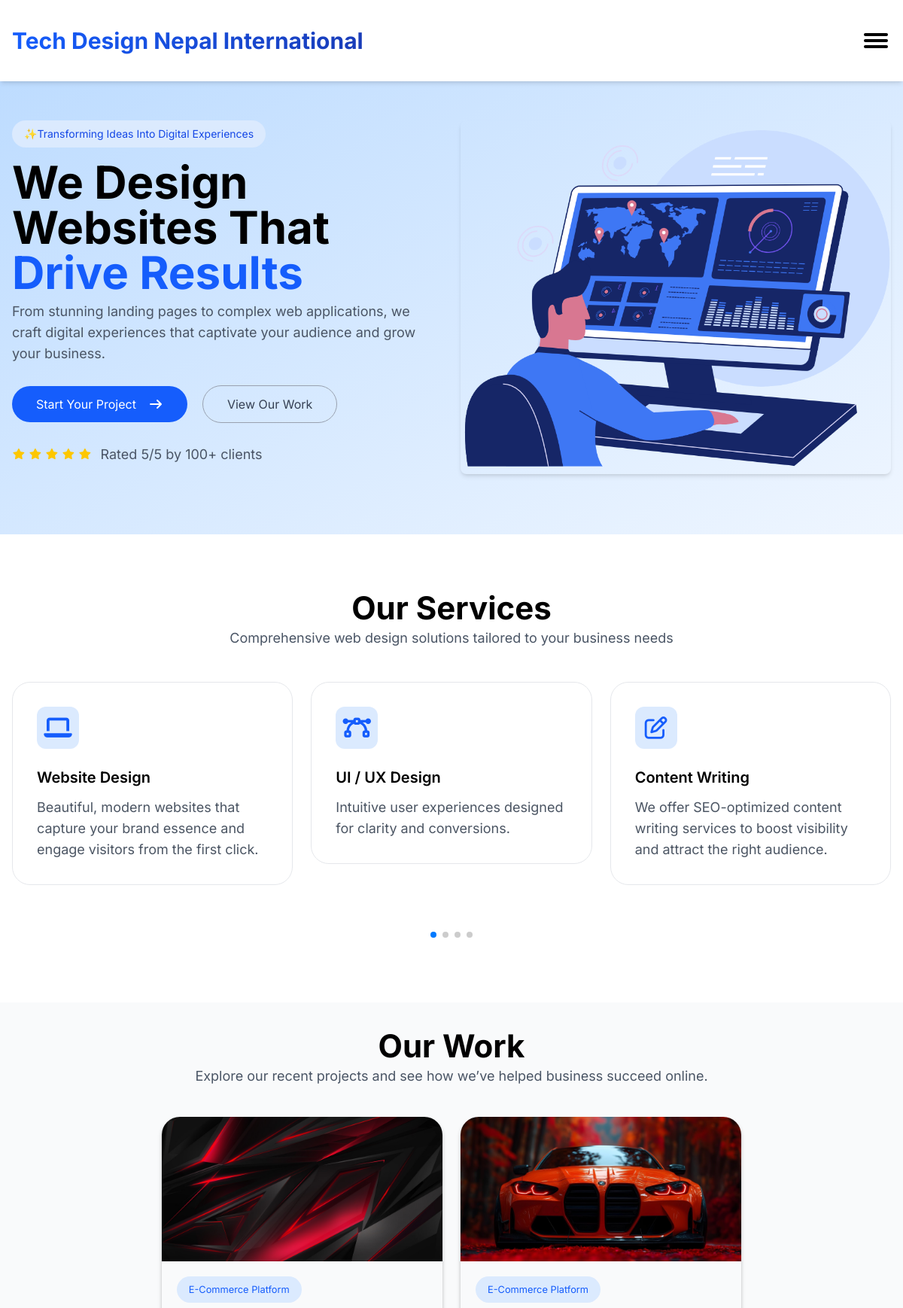
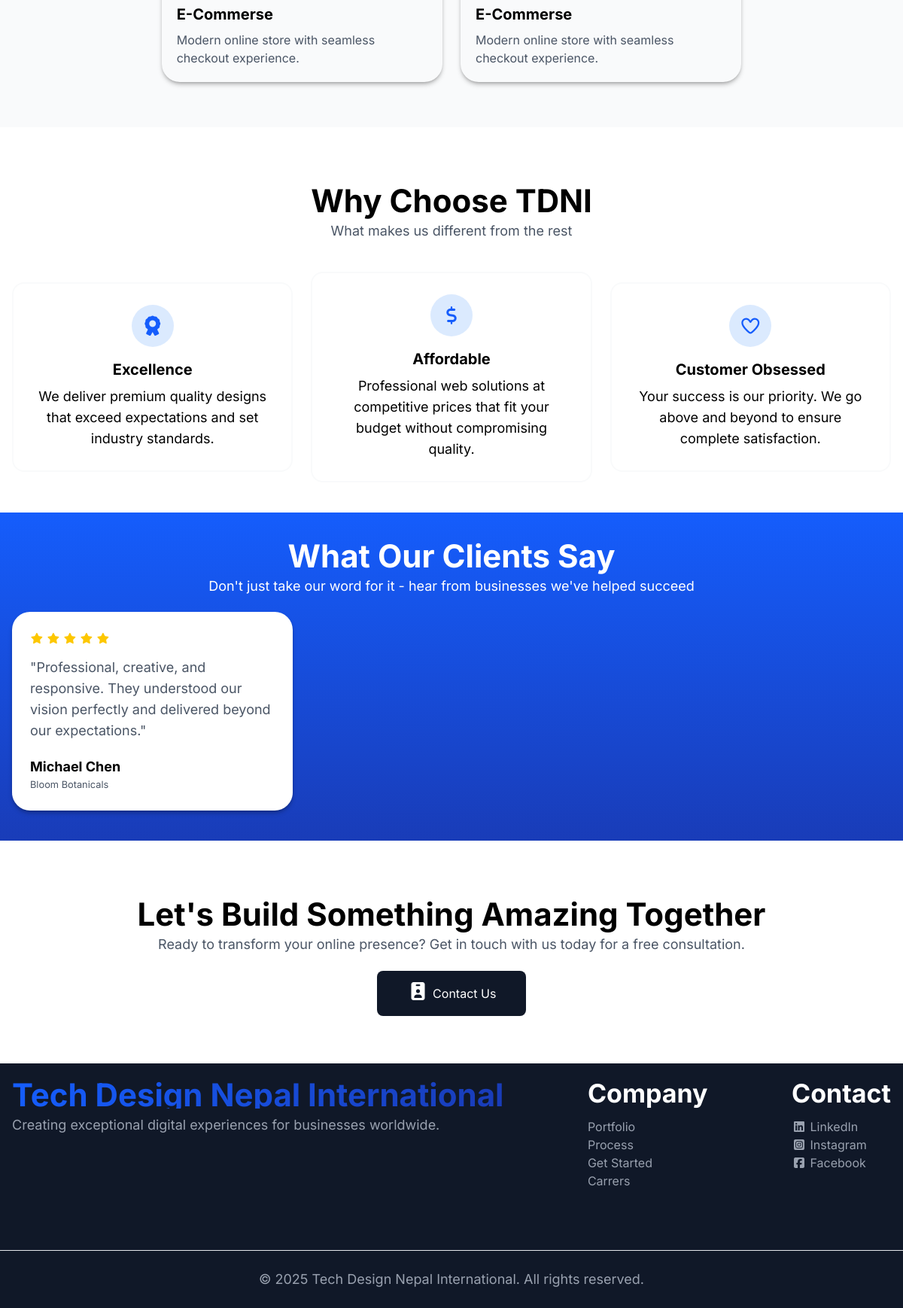
The page / on the database its author committed (2 pictures, top to bottom).
### CoreApp/models.py (models this page shows, shortened)
class Service(models.Model):
    title = models.CharField(max_length=120)
    description = models.TextField()
    icon = models.CharField(max_length=100, help_text="FontAwesome class")
    animation = models.CharField(max_length=100, blank=True, help_text="Optional animation class")
    is_active = models.BooleanField(default=True)

class Portfolio(models.Model):
    title = models.CharField(max_length=150)
    category = models.CharField(max_length=100)
    description = models.TextField()
    image = models.ImageField(upload_to='portfolio/')
    website_url = models.URLField(help_text="Live website link")
    is_active = models.BooleanField(default=True)

class WhyChooseUs(models.Model):
    title = models.CharField(max_length=120)
    description = models.TextField()
    icon = models.CharField(max_length=100)
    animation = models.CharField(max_length=100, blank=True)
    is_active = models.BooleanField(default=True)

class Review(models.Model):
    name = models.CharField(max_length=120)
    company = models.CharField(max_length=120)
    message = models.TextField()
    rating = models.IntegerField(validators=[MinValueValidator(1), MaxValueValidator(5)])
    is_approved = models.BooleanField(default=False)
    created_at = models.DateTimeField(default=timezone.now)

### CoreApp/views.py (the view)
# urls.py: path('', views.home, name='home'),
def home(request):
    services = Service.objects.filter(is_active=True)
    portfolios = Portfolio.objects.filter(is_active=True)
    whychoose = WhyChooseUs.objects.filter(is_active=True)
    reviews = Review.objects.filter(is_approved=True)
    context = {
        "services": services,
        "portfolios": portfolios,
        "whychoose": whychoose,
        "reviews": reviews,
    }
    return render(request, "main/home.html", context)

### CoreApp/templates/main/home.html (shortened to what this page needs)
{% extends 'partial/base.html' %}
{% load static %}
{% block content %}
<section id="hero" class="pt-20 bg-gradient-to-br from-primary-100/40 to-light-grayish-blue-50">
  <div class="container py-20">
    <div class="flex flex-wrap gap-6">
      <div class="max-lg:w-full lg:w-[calc(50%-12px)]">
        <div class="[&_small]:py-2 [&_small]:px-4 text-center sm:text-center md:text-start [&_p]:text-light-grayish-blue-300 [&_small]:bg-light-grayish-blue [&_small]:text-sm [&_small]:inline-block [&_small]:text-center [&_small]:text-primary-300 [&_small]:rounded-full [&_h1]:mt-4 [&_span]:text-primary [&_small]:capitalize [&_h1]:capitalize mb-4 sm:mb-5 md:mb-7 sm:flex sm:justify-center sm:items-start sm:flex-col w-full sm:w-full md:w-auto">
          <small>✨Transforming Ideas into Digital Experiences</small>
          <h1>We Design Websites That <span>Drive Results</span></h1>
          <p>From stunning landing pages to complex web applications, we craft digital experiences that captivate your audience and grow your business.</p>
        </div>
        <div class="flex flex-wrap gap-5 w-full mb-4 items-center">
          <a href="#" class="btn btn-primary">Start Your Project <i class="fa-solid fa-arrow-right"></i></a>
          <a href="#" class="btn btn-secondary">View Our Work</a>
        </div>
        <div class="py-3 flex flex-wrap gap-x-3 items-center [&_p]:text-light-grayish-blue-300">
          <div class="max-sm:mb-3">
            {% for i in "12345" %}
              <i class="fa-solid fa-star fa-sm" style="color: #fdc700"></i>
            {% endfor %}
          </div>
          <p>Rated 5/5 by 100+ clients</p>
        </div>
      </div>
      <div class="max-lg:hidden lg:w-[calc(50%-12px)] [&_img]:w-full [&_img]:h-full [&_img]:bg-center [&_img]:bg-cover object-cover">
        <img src="{% static 'images/hero-img.png' %}" alt="Hero Image" class="w-full h-full object-cover rounded-lg shadow-md" />
      </div>
    </div>
  </div>
</section>
<section>
  <div class="container py-20">
    <div class="text-center [&_p]:text-light-grayish-blue-300 mb-6">
      <h2>Our Services</h2>
      <p>Comprehensive web design solutions tailored to your business needs</p>
    </div>
    <div class="swiper serviceSwiper">
      <div class="swiper-wrapper py-5">
        {% for s in services %}
        <div class="swiper-slide">
          <div class="bg-white border border-gray-200 rounded-3xl p-8 h-full hover:shadow-lg transition-all duration-300 cursor-pointer {{ s.animation }}">
            <div class="w-14 h-14 flex items-center justify-center bg-blue-100 rounded-xl mb-6">
              <i class="{{ s.icon }} text-3xl text-primary"></i>
            </div>
            <h3 class="text-xl font-semibold mb-3">{{ s.title }}</h3>
            <p class="text-gray-600">{{ s.description }}</p>
          </div>
        </div>
        {% endfor %}
      </div>
      <div class="swiper-pagination mt-8 !bottom-0"></div>
    </div>
  </div>
</section>
<section class="bg-light-grayish-blue-100 mb-20">
  <div class="container py-10">
    <div class="text-center mb-5 [&_p]:text-light-grayish-blue-300">
      <h2>Our Work</h2>
      <p>Explore our recent projects and see how we’ve helped business succeed online.</p>
    </div>
    <div class="flex flex-wrap gap-6 py-5 justify-center items-center">
      {% for p in portfolios %}
      <a href="{{ p.website_url }}" target="_blank" class="group w-full sm:w-[calc(50%-12px)] lg:w-[calc(33.33%-16px)] rounded-3xl shadow-black/25 shadow-md overflow-hidden cursor-pointer">
        <figure class="[&_img]:w-full [&_img]:h-[192px] overflow-hidden h-[192px] group-hover:[&_img]:scale-110 [&_img]:transition-all [&_img]:duration-300">
          {% if p.image %}
          <img src="{{ p.image.url }}" alt="{{ p.title }}" class="w-full h-full object-cover" />
          {% else %}
          <img src="{% static 'images/placeholder.png' %}" alt="{{ p.title }}" class="w-full h-full object-cover" />
          {% endif %}
        </figure>
        <div class="p-5 [&_p]:text-light-grayish-blue-300 [&_p]:text-base [&_small]:bg-light-grayish-blue [&_small]:px-4 [&_small]:py-2 [&_small]:inline-block [&_small]:rounded-full [&_h4]:mt-3 [&_small]:text-primary [&_small]:capitalize">
          <small>{{ p.category }}</small>
          <h4>{{ p.title }}</h4>
          <p>{{ p.description }}</p>
        </div>
      </a>
      {% endfor %}
    </div>
  </div>
</section>
<section>
  <div class="container mb-30">
    <div class="[&_p]:text-light-grayish-blue-300 text-center">
      <h2>Why Choose TDNI</h2>
      <p>What makes us different from the rest</p>
    </div>
    <div class="flex flex-wrap py-10 gap-6 items-center justify-center">
      {% for w in whychoose %}
      <div class="w-full sm:w-[calc(50%-12px)] lg:w-[calc(33.33%-16px)] border-2 rounded-2xl p-7 border-light-grayish-blue-100 text-center flex flex-col items-center {{ w.animation }}">
        <div class="w-14 h-14 bg-light-grayish-blue flex justify-center items-center rounded-full mb-4 [&_i]:text-primary [&_i]:text-2xl">
          <i class="{{ w.icon }}"></i>
        </div>
        <h4>{{ w.title }}</h4>
        <p>{{ w.description }}</p>
      </div>
      {% endfor %}
    </div>
  </div>
</section>
<section class="bg-gradient-to-b from-primary to-primary-200">
  <div class="container py-10">
    <div class="text-white [&_h2]:text-white mb-5 text-center">
      <h2>What Our Clients Say</h2>
      <p>Don't just take our word for it - hear from businesses we've helped succeed</p>
    </div>
    <div class="flex flex-wrap gap-6">
      {% for r in reviews %}
      <div class="p-6 w-full sm:w-[calc(50%-12px)] lg:w-[calc(33.33%-16px)] shadow-black/25 shadow-md bg-white rounded-3xl">
        <div class="mb-3">
          {% for i in "12345"|slice:":r.rating" %}
            <i class="fa-solid fa-star fa-sm" style="color: #fdc700"></i>
          {% endfor %}
        </div>
        <div class="[&_p]:text-light-grayish-blue-300 [&_p]:mb-5 [&_h5]:-mb-1 [&_small]:text-light-grayish-blue-300">
          <p>"{{ r.message }}"</p>
          <h5>{{ r.name }}</h5>
          <small>{{ r.company }}</small>
        </div>
      </div>
      {% endfor %}
    </div>
  </div>
</section>
<section>
  <div class="container my-20 text-light-grayish-blue-300">
    <div class="text-center mb-8">
      <h2>Let's Build Something Amazing Together</h2>
      <p>Ready to transform your online presence? Get in touch with us today for a free consultation.</p>
    </div>
    <div class="text-center mb-10">
      <label for="modal-toggle" class="cursor-pointer px-10 py-5 bg-primary-400 text-white mb-5 rounded-lg hover:transition-all hover:duration-100 outline-none hover:border-2 hover:border-blue-700">
        <i class="fa-solid fa-id-badge text-white text-2xl fa-bounce"></i> Contact Us
      </label>
    </div>
  </div>
</section>
{% endblock content %}

### CoreApp/templates/partial/base.html (shortened to what this page needs)
<!DOCTYPE html>
<html lang="en">
{% load static tailwind_tags %}
{% load static %}
<head>
  <link rel="stylesheet" href="https://cdnjs.cloudflare.com/ajax/libs/font-awesome/7.0.1/css/all.min.css"
 />
  <link rel="stylesheet" href="https://cdn.jsdelivr.net/npm/swiper@11/swiper-bundle.min.css" />
  {% tailwind_css %}
</head>
<body>
  <div class="site-wrapper">
    <header class="site-header fixed top-0 left-0 w-full z-50 bg-white shadow-md" id="navbar">
      <nav class=" container flex justify-between items-center py-5  ">
        <div
          class="[&_a]:text-2xl sm:[&_a]:text-3xl md:[&_a]:4xl [&_a]:font-bold [&_a]:bg-gradient-to-r [&_a]:from-primary [&_a]:to-primary-200 [&_a]:bg-clip-text [&_a]:text-transparent py-4">
          <a href="/"> Tech Design Nepal International</a>
        </div>
        <div class="toggle">
          <button id="menu-btn" class="relative w-10 h-10 flex items-center justify-center group">
            <span class="absolute h-1 w-8 bg-black transform transition duration-300 ease-in-out
           -translate-y-2 group-[.active]:translate-y-0 group-[.active]:rotate-45 rounded-md"></span>
            <span class="absolute h-1 w-8 bg-black transition duration-300 ease-in-out
           group-[.active]:opacity-0 rounded-md"></span>
            <span class="absolute h-1 w-8 bg-black transform transition duration-300 ease-in-out
           translate-y-2 group-[.active]:translate-y-0 group-[.active]:-rotate-45 rounded-md"></span>
          </button>
        </div>
      </nav>
    </header>
    <main class="site-main">
      {% block content %}
      {% endblock content %}
    </main>
    <footer class="site-footer bg-primary-400">
      <div class="container pt-6 flex flex-wrap justify-between gap-y-5 py-20 text-light-grayish-blue-200">
        <div
          class="[&_h2]:bg-gradient-to-r [&_h2]:from-primary [&_h2]:to-primary-200 [&_h2]:bg-clip-text [&_h2]:text-transparent [&_p]:text-light-grayish-blue-200 ">
          <h2>Tech Design Nepal International</h2>
          <p>Creating exceptional digital experiences for businesses worldwide.</p>
        </div>
        <div class="[&_h3]:text-white [&_h3]:mb-4 ">
          <h3>Company</h3>
          <ul>
            <li><a href="">Portfolio</a></li>
            <li><a href="">Process</a></li>
            <li><a href="">Get Started</a></li>
            <li><a href="">Carrers</a></li>
          </ul>
        </div>
        <div class="[&_h3]:text-white [&_h3]:mb-4">
          <h3>Contact</h3>
          <ul>
            <li><a href=""><i class="fa-brands fa-linkedin"></i> LinkedIn</a></li>
            <li><a href=""><i class="fa-brands fa-square-instagram"></i> Instagram</a></li>
            <li><a href=""><i class="fa-brands fa-square-facebook"></i> Facebook</a></li>
          </ul>
        </div>
      </div>
      <hr>
      <div class="container text-light-grayish-blue-200 py-6 text-center">
        <p>© 2025 <a href="/">Tech Design Nepal International</a>. All rights reserved.</p>
      </div>
    </footer>
  </div>
</body>
</html>

### rows shown on the page
Service: title "Website Design", description "Beautiful, modern websites that capture your brand essence and engage visitors from the first click."
Service: title "UI / UX Design", description "Intuitive user experiences designed for clarity and conversions."
Service: title "Content Writing", description "We offer SEO-optimized content writing services to boost visibility and attract the right audience."
Portfolio: image (picture), category "E-Commerce Platform", title "E-Commerse", description "Modern online store with seamless checkout experience."
Portfolio: image (picture), category "E-Commerce Platform", title "E-Commerse", description "Modern online store with seamless checkout experience."
WhyChooseUs: title "Excellence", description "We deliver premium quality designs that exceed expectations and set industry standards."
WhyChooseUs: title "Affordable", description "Professional web solutions at competitive prices that fit your budget without compromising quality."
WhyChooseUs: title "Customer Obsessed", description "Your success is our priority. We go above and beyond to ensure complete satisfaction."
Review: message "Professional, creative, and responsive. They understood our vision perfectly and delivered beyond our expectations.", name "Michael Chen", company "Bloom Botanicals"
